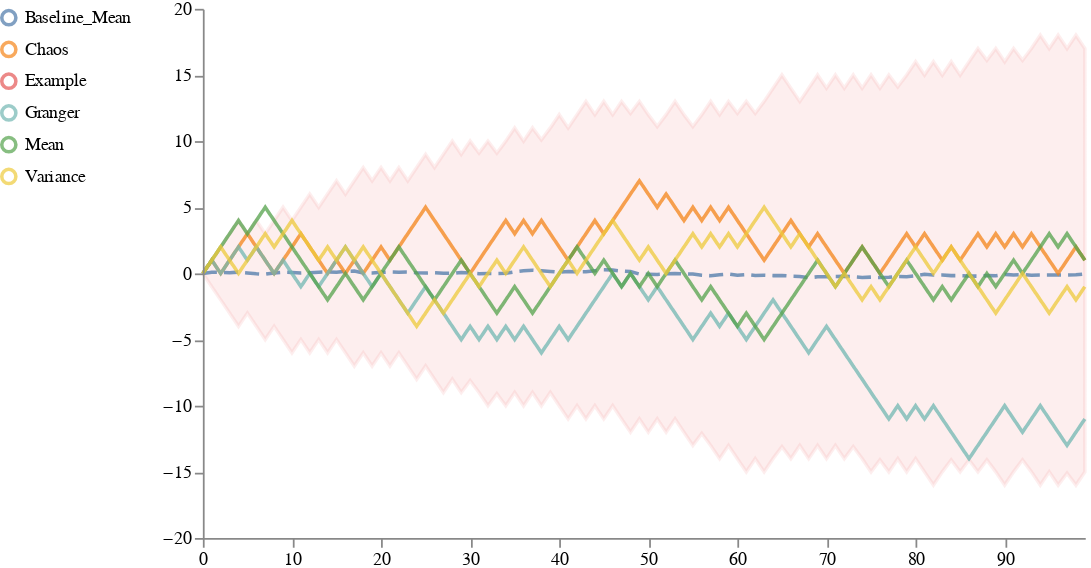

This figure's notebook cell:
### Code cell
name = "random"
timepoint_list = []
sine_list = []
sample_list = []
kmean = False
n_clusters = 3

def save_result(data, name, ref_ext):
    """Save new reference files"""
    _output_root = 'output'
    mode = "w" if ref_ext == "svg" else "wb"
    with open(os.path.join(_output_root, f"{name}.{ref_ext}"), mode) as f:
        f.write(data)

#https://stackoverflow.com/questions/71681417/generating-a-1d-random-walk-with-random-module
def randomwalk1D(n):
    x = 0
    start = x
    xposition = [start]
    probabilities = [-1, 1]
    for i in range(1, n + 1):
        x += random.choice(probabilities)
        xposition.append(x)
    return xposition

timepoint_list = []
sample_list = []
sine_list = []

j = 0
for _ in range(300):
        j+=1
        timepoint_list.extend([x for x in range(100)])
        sample_list.extend([j]*100)
        sine_list.extend(randomwalk1D(99))

random_distribution= pd.DataFrame({'timepoint_id' : timepoint_list,
                   'sample_id' : sample_list,
                   'Example': sine_list})


#change kmean here to use clustering
examplary_line, trajectory_dict = pyciemss.visuals.trajectories.select_traces(random_distribution, kmean= kmean, n_clusters = n_clusters, select_by_list = ['mean', 'granger', "variance", 'chaos'])


for cluster in list(np.unique(examplary_line['cluster'])): 
        cluster_sample_id = trajectory_dict[cluster.lower()]['cluster_sample_id']  
        cluster_random_distribution =  random_distribution[random_distribution["sample_id"].isin(cluster_sample_id)]
        cluster_random_distribution = cluster_random_distribution.reset_index()
        print(len(cluster_sample_id))
        # get examplary lines form that cluster
        current_cluster_df = examplary_line[examplary_line['cluster'] == cluster]
        current_cluster_df = current_cluster_df.reset_index()

        # get right format to use as traces
        examplary_lines_pivot = current_cluster_df[['examplary_line', 'mean_trajectory', 'timepoint', 'select_by']].pivot_table(
        values="examplary_line", index = ["timepoint", 'mean_trajectory'], columns="select_by")
        examplary_lines_pivot = examplary_lines_pivot.reset_index()
        examplary_lines_pivot = examplary_lines_pivot.rename(columns = {'mean_trajectory': 'Baseline_Mean'})

        # plot the traces along with the baselines
        schema = plots.trajectories(cluster_random_distribution[['timepoint_id', 'sample_id', 'Example']], traces = examplary_lines_pivot)
        path = "{}_{}".format(name, cluster)
        image = plots.ipy_display(schema, format="PNG").data
        save_result(image, path, "png")
        plots.ipy_display(schema, format="interactive")

### Figure 1 — Vega specification as saved in the notebook (floating-point values rounded to 4 significant figures; data arrays with more than 128 entries replaced by an {"elided": "..."} marker saying what was removed)
{"$schema": "https://vega.github.io/schema/vega/v5.json", "axes": [{"name": "x_axis", "orient": "bottom", "scale": "xscale", "zindex": 100}, {"name": "y_axis", "orient": "left", "scale": "yscale", "zindex": 100}], "background": "white", "data": [{"name": "distributions", "transform": [{"sort": {"field": ["trajectory", "timepoint"]}, "type": "collect"}], "values": [{"lower": 0, "timepoint": 0, "trajectory": "Example", "upper": 0}, {"lower": -1, "timepoint": 1, "trajectory": "Example", "upper": 1}, {"lower": -2, "timepoint": 2, "trajectory": "Example", "upper": 2}, {"lower": -3, "timepoint": 3, "trajectory": "Example", "upper": 3}, {"lower": -4, "timepoint": 4, "trajectory": "Example", "upper": 4}, {"lower": -3, "timepoint": 5, "trajectory": "Example", "upper": 3}, {"lower": -4, "timepoint": 6, "trajectory": "Example", "upper": 4}, {"lower": -5, "timepoint": 7, "trajectory": "Example", "upper": 3}, {"lower": -4, "timepoint": 8, "trajectory": "Example", "upper": 4}, {"lower": -5, "timepoint": 9, "trajectory": "Example", "upper": 5}, {"lower": -6, "timepoint": 10, "trajectory": "Example", "upper": 4}, {"lower": -5, "timepoint": 11, "trajectory": "Example", "upper": 5}, {"lower": -6, "timepoint": 12, "trajectory": "Example", "upper": 6}, {"lower": -5, "timepoint": 13, "trajectory": "Example", "upper": 5}, {"lower": -6, "timepoint": 14, "trajectory": "Example", "upper": 6}, {"lower": -5, "timepoint": 15, "trajectory": "Example", "upper": 7}, {"lower": -6, "timepoint": 16, "trajectory": "Example", "upper": 6}, {"lower": -7, "timepoint": 17, "trajectory": "Example", "upper": 7}, {"lower": -6, "timepoint": 18, "trajectory": "Example", "upper": 8}, {"lower": -7, "timepoint": 19, "trajectory": "Example", "upper": 7}, {"lower": -6, "timepoint": 20, "trajectory": "Example", "upper": 8}, {"lower": -7, "timepoint": 21, "trajectory": "Example", "upper": 7}, {"lower": -6, "timepoint": 22, "trajectory": "Example", "upper": 8}, {"lower": -7, "timepoint": 23, "trajectory": "Example", "upper": 7}, {"lower": -8, "timepoint": 24, "trajectory": "Example", "upper": 8}, {"lower": -7, "timepoint": 25, "trajectory": "Example", "upper": 9}, {"lower": -8, "timepoint": 26, "trajectory": "Example", "upper": 8}, {"lower": -9, "timepoint": 27, "trajectory": "Example", "upper": 9}, {"lower": -8, "timepoint": 28, "trajectory": "Example", "upper": 10}, {"lower": -9, "timepoint": 29, "trajectory": "Example", "upper": 9}, {"lower": -8.1, "timepoint": 30, "trajectory": "Example", "upper": 10}, {"lower": -9, "timepoint": 31, "trajectory": "Example", "upper": 9.1}, {"lower": -10, "timepoint": 32, "trajectory": "Example", "upper": 10}, {"lower": -9.1, "timepoint": 33, "trajectory": "Example", "upper": 9.1}, {"lower": -10, "timepoint": 34, "trajectory": "Example", "upper": 10}, {"lower": -9, "timepoint": 35, "trajectory": "Example", "upper": 11}, {"lower": -10, "timepoint": 36, "trajectory": "Example", "upper": 10}, {"lower": -9, "timepoint": 37, "trajectory": "Example", "upper": 11}, {"lower": -10, "timepoint": 38, "trajectory": "Example", "upper": 10.1}, {"lower": -9, "timepoint": 39, "trajectory": "Example", "upper": 11}, {"lower": -10, "timepoint": 40, "trajectory": "Example", "upper": 12}, {"lower": -11, "timepoint": 41, "trajectory": "Example", "upper": 11}, {"lower": -10, "timepoint": 42, "trajectory": "Example", "upper": 12}, {"lower": -11, "timepoint": 43, "trajectory": "Example", "upper": 13}, {"lower": -10, "timepoint": 44, "trajectory": "Example", "upper": 12}, {"lower": -11, "timepoint": 45, "trajectory": "Example", "upper": 13}, {"lower": -10, "timepoint": 46, "trajectory": "Example", "upper": 12}, {"lower": -11, "timepoint": 47, "trajectory": "Example", "upper": 13}, {"lower": -12, "timepoint": 48, "trajectory": "Example", "upper": 12.1}, {"lower": -11, "timepoint": 49, "trajectory": "Example", "upper": 13}, {"lower": -12, "timepoint": 50, "trajectory": "Example", "upper": 12}, {"lower": -11, "timepoint": 51, "trajectory": "Example", "upper": 11.1}, {"lower": -12, "timepoint": 52, "trajectory": "Example", "upper": 12}, {"lower": -11, "timepoint": 53, "trajectory": "Example", "upper": 13}, {"lower": -12, "timepoint": 54, "trajectory": "Example", "upper": 12}, {"lower": -13, "timepoint": 55, "trajectory": "Example", "upper": 11.1}, {"lower": -12.1, "timepoint": 56, "trajectory": "Example", "upper": 12}, {"lower": -13, "timepoint": 57, "trajectory": "Example", "upper": 13}, {"lower": -14, "timepoint": 58, "trajectory": "Example", "upper": 12}, {"lower": -13, "timepoint": 59, "trajectory": "Example", "upper": 13}, {"lower": -14, "timepoint": 60, "trajectory": "Example", "upper": 12.1}, {"lower": -15, "timepoint": 61, "trajectory": "Example", "upper": 13}, {"lower": -14, "timepoint": 62, "trajectory": "Example", "upper": 12.1}, {"lower": -15, "timepoint": 63, "trajectory": "Example", "upper": 13}, {"lower": -14, "timepoint": 64, "trajectory": "Example", "upper": 14}, {"lower": -13.1, "timepoint": 65, "trajectory": "Example", "upper": 15}, {"lower": -14, "timepoint": 66, "trajectory": "Example", "upper": 14}, {"lower": -13, "timepoint": 67, "trajectory": "Example", "upper": 13}, {"lower": -14, "timepoint": 68, "trajectory": "Example", "upper": 14}, {"lower": -13, "timepoint": 69, "trajectory": "Example", "upper": 15}, {"lower": -14, "timepoint": 70, "trajectory": "Example", "upper": 14}, {"lower": -13, "timepoint": 71, "trajectory": "Example", "upper": 15}, {"lower": -14, "timepoint": 72, "trajectory": "Example", "upper": 14}, {"lower": -13.1, "timepoint": 73, "trajectory": "Example", "upper": 15}, {"lower": -14, "timepoint": 74, "trajectory": "Example", "upper": 14}, {"lower": -15, "timepoint": 75, "trajectory": "Example", "upper": 15}, {"lower": -14.1, "timepoint": 76, "trajectory": "Example", "upper": 14}, {"lower": -15, "timepoint": 77, "trajectory": "Example", "upper": 15}, {"lower": -14, "timepoint": 78, "trajectory": "Example", "upper": 14.1}, {"lower": -15, "timepoint": 79, "trajectory": "Example", "upper": 15}, {"lower": -14, "timepoint": 80, "trajectory": "Example", "upper": 16}, {"lower": -15, "timepoint": 81, "trajectory": "Example", "upper": 15}, {"lower": -16, "timepoint": 82, "trajectory": "Example", "upper": 16}, {"lower": -15, "timepoint": 83, "trajectory": "Example", "upper": 15}, {"lower": -14.1, "timepoint": 84, "trajectory": "Example", "upper": 16}, {"lower": -15, "timepoint": 85, "trajectory": "Example", "upper": 15}, {"lower": -14.1, "timepoint": 86, "trajectory": "Example", "upper": 16}, {"lower": -15, "timepoint": 87, "trajectory": "Example", "upper": 17}, {"lower": -14.1, "timepoint": 88, "trajectory": "Example", "upper": 16.1}, {"lower": -15, "timepoint": 89, "trajectory": "Example", "upper": 17}, {"lower": -16, "timepoint": 90, "trajectory": "Example", "upper": 16}, {"lower": -15, "timepoint": 91, "trajectory": "Example", "upper": 17}, {"lower": -14.1, "timepoint": 92, "trajectory": "Example", "upper": 16.1}, {"lower": -15, "timepoint": 93, "trajectory": "Example", "upper": 17}, {"lower": -16, "timepoint": 94, "trajectory": "Example", "upper": 18}, {"lower": -15, "timepoint": 95, "trajectory": "Example", "upper": 17}, {"lower": -16, "timepoint": 96, "trajectory": "Example", "upper": 18}, {"lower": -15.1, "timepoint": 97, "trajectory": "Example", "upper": 17}, {"lower": -16, "timepoint": 98, "trajectory": "Example", "upper": 18}, {"lower": -15, "timepoint": 99, "trajectory": "Example", "upper": 17}]}, {"name": "traces", "transform": [{"expr": "isValid(datum.value)", "type": "filter"}, {"sort": {"field": ["trajectory", "timepoint"]}, "type": "collect"}], "values": {"elided": "500 records"}}, {"name": "points", "values": []}, {"name": "markers", "values": []}, {"name": "selected", "on": [{"remove": true, "trigger": "clear"}, {"remove": true, "trigger": "!shift"}, {"insert": "clicked", "trigger": "!shift && clicked"}, {"toggle": "clicked", "trigger": "shift && clicked"}]}, {"name": "selectedData", "on": [{"remove": true, "trigger": "clearData"}, {"toggle": "clickedData", "trigger": "clickedData"}]}], "height": 300, "legends": [{"encode": {"labels": {"interactive": true, "name": "legendLabel", "update": {"opacity": [{"test": "!length(data('selectedData')) || indata('selectedData', 'value', datum.value)", "value": 1}, {"value": 0.25}]}}, "symbols": {"interactive": true, "name": "legendSymbol", "update": {"fill": {"value": "transparent"}, "opacity": [{"test": "!length(data('selected')) || indata('selected', 'value', datum.value) || indata('selectedData', 'value', datum.value)", "value": 0.7}, {"value": 0.15}], "size": {"value": 64}, "strokeWidth": {"value": 2}}}}, "name": "color_legend", "orient": "left", "stroke": "color"}], "marks": [{"from": {"facet": {"data": "points", "groupby": "trajectory", "name": "points_split"}}, "marks": [{"encode": {"hover": {"fillOpacity": {"value": 0.9}}, "update": {"fill": {"field": "trajectory", "scale": "color"}, "fillOpacity": [{"test": "!length(data('selected')) || indata('selected', 'value', datum.trajectory)", "value": 0.5}, {"value": 0.15}], "size": {"value": 35}, "stroke": {"field": "trajectory", "scale": "color"}, "strokeOpacity": [{"test": "!length(data('selected')) || indata('selected', 'value', datum.trajectory)", "value": 0.75}, {"value": 0.15}], "strokeWidth": {"value": 2}, "tooltip": {"field": "value"}, "x": {"field": "timepoint", "scale": "xscale"}, "y": {"field": "value", "scale": "yscale"}}}, "from": {"data": "points_split"}, "name": "_points_symbol", "type": "symbol", "zindex": 3}, {"encode": {"hover": {"fillOpacity": {"value": 0.9}}, "update": {"interpolate": {"value": "linear"}, "stroke": {"field": "trajectory", "scale": "color"}, "strokeDash": {"value": [5, 3]}, "strokeOpacity": [{"test": "!length(data('selected')) || indata('selected', 'value', datum.trajectory)", "value": 0.3}, {"value": 0.1}], "strokeWidth": {"value": 2}, "x": {"field": "timepoint", "scale": "xscale"}, "y": {"field": "value", "scale": "yscale"}}}, "from": {"data": "points_split"}, "name": "_points_line", "type": "line", "zindex": 3}], "name": "_points", "type": "group", "zindex": 3}, {"from": {"facet": {"data": "traces", "groupby": "trajectory", "name": "traces_split"}}, "marks": [{"encode": {"hover": {"fillOpacity": {"value": 0.9}}, "update": {"interpolate": {"value": "linear"}, "stroke": {"field": "trajectory", "scale": "color"}, "strokeDash": [{"test": "indexof(datum.trajectory, 'aseline') == -1", "value": [1, 0]}, {"value": [8, 4]}], "strokeOpacity": [{"test": "!length(data('selected')) || indata('selected', 'value', datum.trajectory)", "value": 0.75}, {"value": 0.15}], "strokeWidth": {"value": 2}, "x": {"field": "timepoint", "scale": "xscale"}, "y": {"field": "value", "scale": "yscale"}}}, "from": {"data": "traces_split"}, "name": "_traces_lines", "type": "line"}], "name": "_traces", "type": "group", "zindex": 2}, {"from": {"facet": {"data": "distributions", "groupby": "trajectory", "name": "trajectory_split"}}, "marks": [{"encode": {"hover": {"fillOpacity": {"value": 0.9}}, "update": {"fill": {"field": "trajectory", "scale": "color"}, "fillOpacity": [{"test": "!length(data('selected')) || indata('selected', 'value', datum.trajectory)", "value": 0.1}, {"value": 0.05}], "interpolate": {"value": "linear"}, "stroke": {"field": "trajectory", "scale": "color"}, "strokeOpacity": [{"test": "!length(data('selected')) || indata('selected', 'value', datum.trajectory)", "value": 0.1}, {"value": 0.05}], "strokeWidth": {"value": 2}, "x": {"field": "timepoint", "scale": "xscale"}, "y": {"field": "upper", "scale": "yscale"}, "y2": {"field": "lower", "scale": "yscale"}}}, "from": {"data": "trajectory_split"}, "interactive": true, "name": "area", "type": "area"}], "name": "_distributions", "type": "group", "zindex": 1}, {"marks": [{"encode": {"enter": {"stroke": {"value": "lightgray"}}, "update": {"opacity": {"value": 1}, "x": {"field": "timepoint", "scale": "xscale"}, "y": {"signal": "height"}, "y2": {"value": 0}}}, "from": {"data": "markers"}, "name": "_marker text", "type": "rule"}, {"encode": {"enter": {"fontSize": {"value": 8}, "text": {"field": "datum.label"}, "y": {"value": 0}}}, "from": {"data": "_marker text"}, "name": "_marker flags", "transform": [{"as": ["x", "_y", "opacity", "align", "baseline"], "lineAnchor": "start", "offset": [1], "size": {"signal": "[width, height]"}, "type": "label"}], "type": "text"}], "name": "_markers", "type": "group"}], "scales": [{"domain": {"fields": [{"data": "distributions", "field": "timepoint"}, {"data": "traces", "field": "timepoint"}, {"data": "points", "field": "timepoint"}, {"data": "markers", "field": "timepoint"}]}, "name": "xscale", "range": "width", "type": "linear", "zero": false}, {"domain": {"fields": [{"data": "distributions", "field": "lower"}, {"data": "distributions", "field": "upper"}, {"data": "traces", "field": "value"}, {"data": "points", "field": "value"}]}, "name": "yscale", "nice": true, "range": "height", "type": "linear", "zero": true}, {"domain": {"fields": [{"data": "distributions", "field": "trajectory"}, {"data": "traces", "field": "trajectory"}, {"data": "points", "field": "trajectory"}], "sort": {"order": "ascending"}}, "name": "color", "range": "category", "type": "ordinal"}], "signals": [{"name": "clear", "on": [{"events": "mouseup[!event.item]", "force": true, "update": "true"}], "value": true}, {"name": "shift", "on": [{"events": "@legendSymbol:click, @legendLabel:click", "force": true, "update": "event.shiftKey"}], "value": false}, {"name": "clicked", "on": [{"events": "@legendSymbol:click, @legendLabel:click", "force": true, "update": "{value: datum.value}"}], "value": null}, {"name": "clearData", "on": [{"events": "mouseup[!event.item]", "force": true, "update": "true"}], "value": true}, {"name": "clickedData", "on": [{"events": "@area:click", "force": true, "update": "{value: datum.trajectory}"}], "value": null}], "width": 500}
